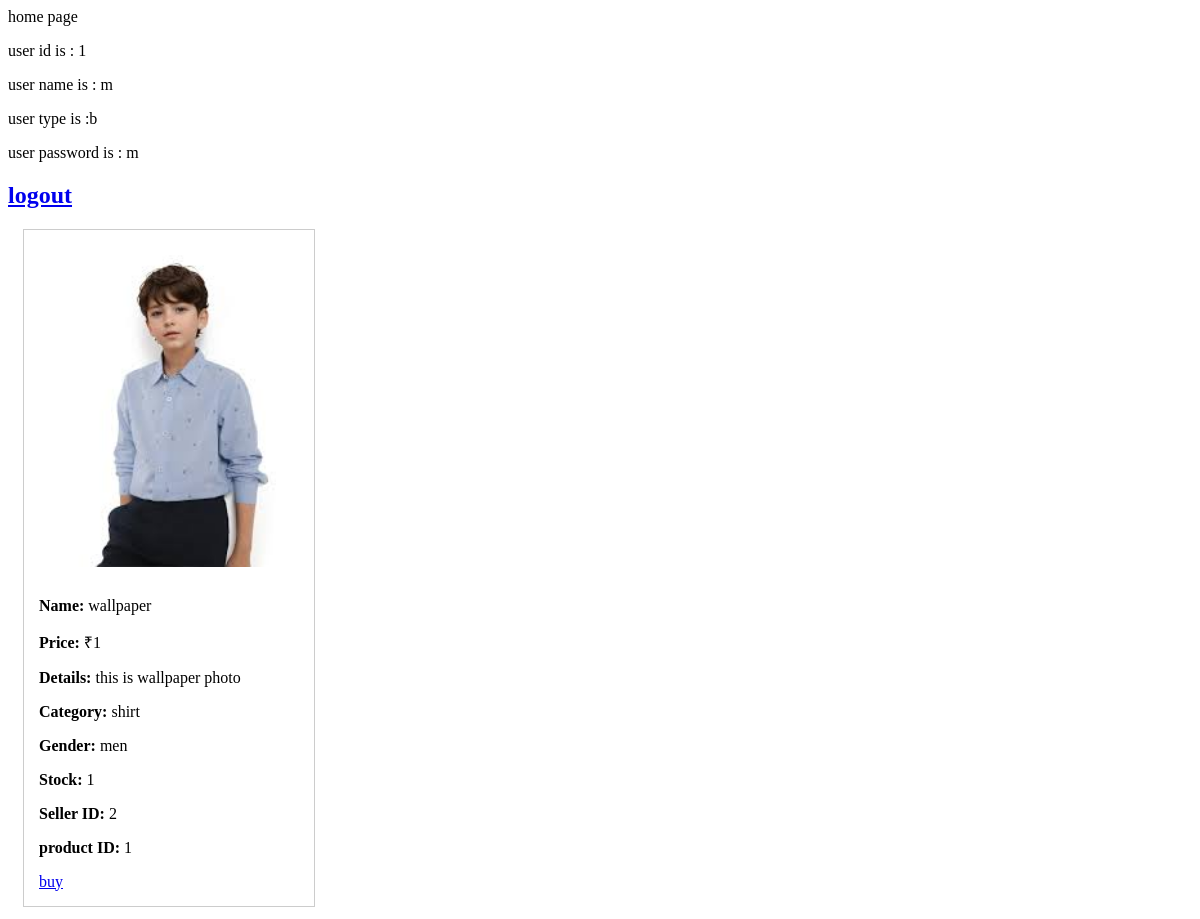
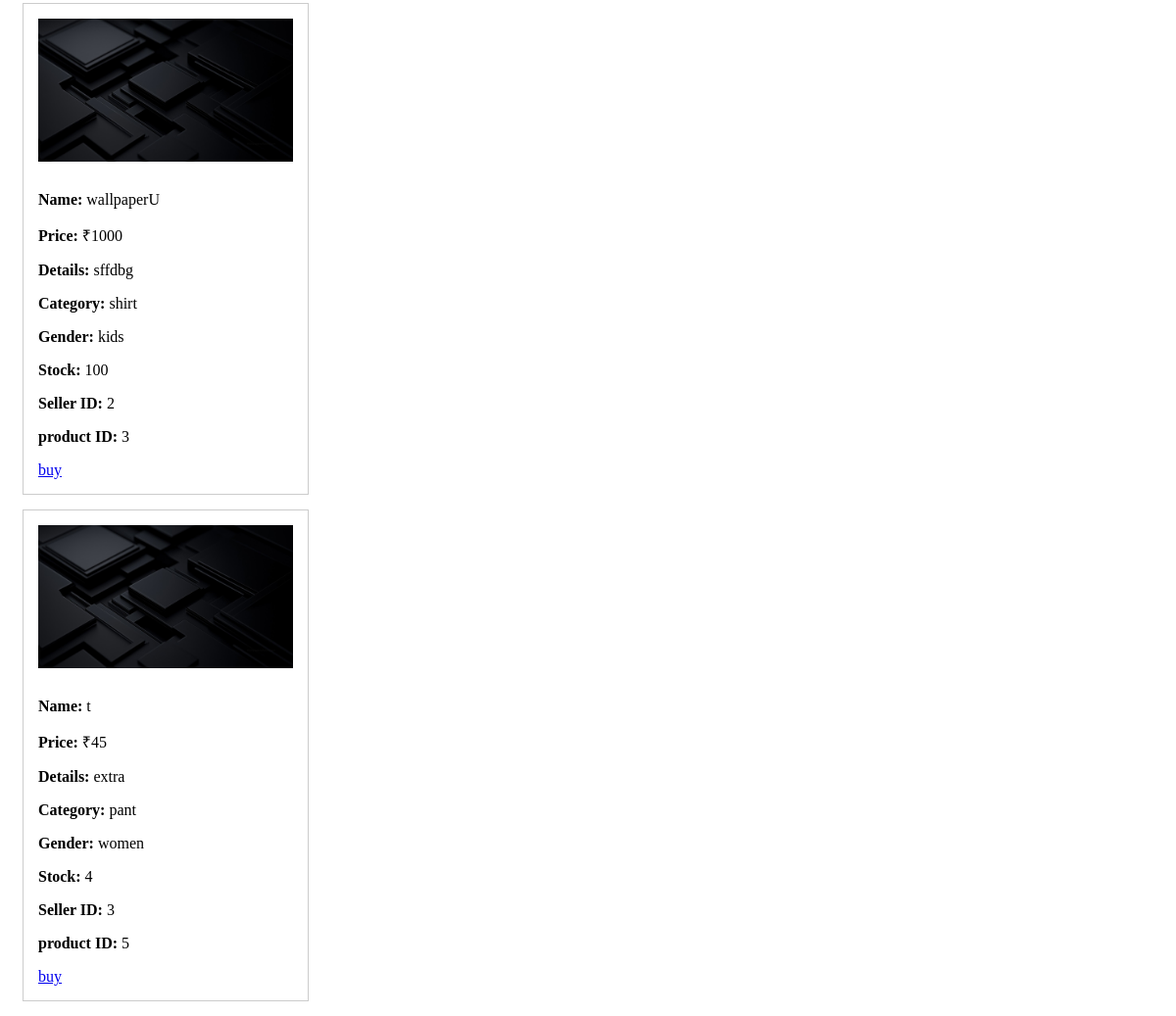
The page /home (signed in) on the database as committed earlier (2 pictures, top to bottom).
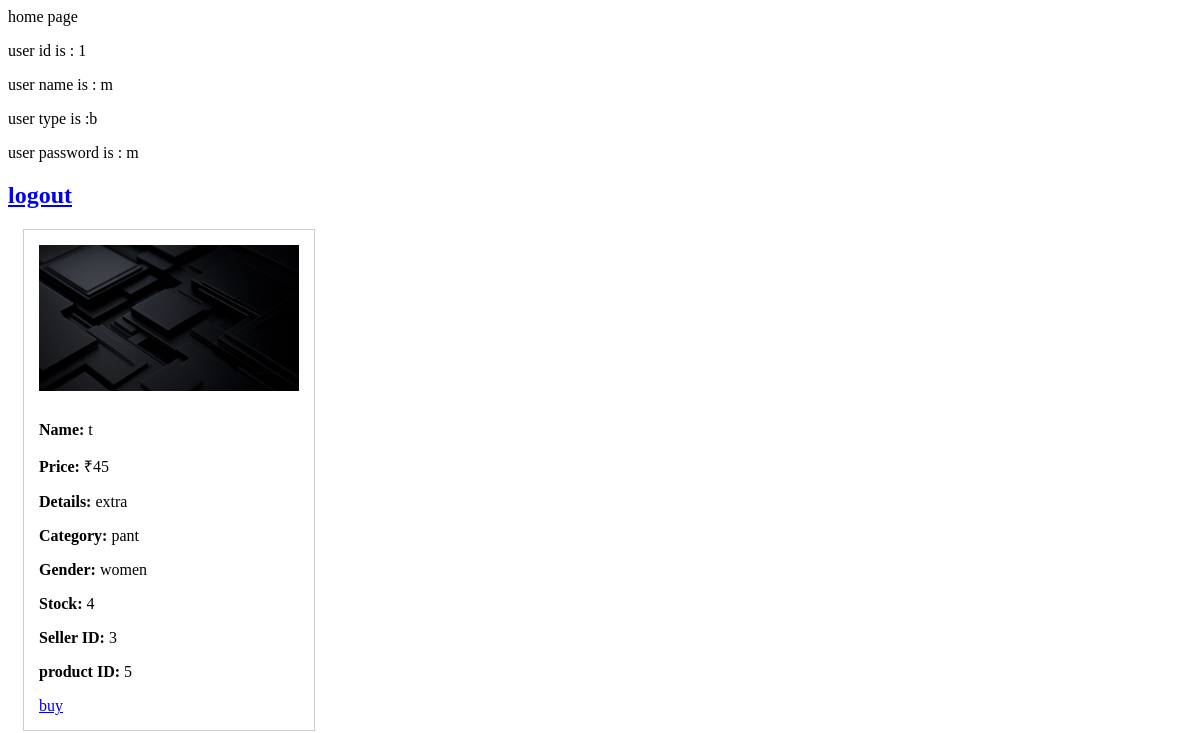
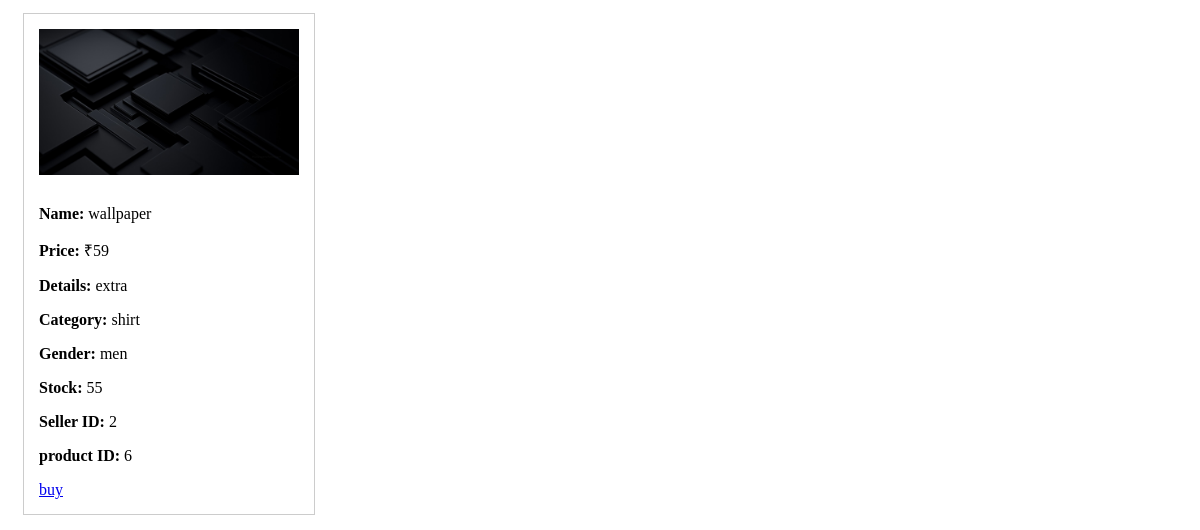
The same page on the database as committed later (2 pictures, top to bottom).
### main.py (models this page shows)
class User(db.Model):
    id = db.Column(db.Integer, primary_key = True)
    user_type = db.Column(db.String(20))
    username= db.Column(db.String(100), unique = True)
    password = db.Column(db.String(100))

class Product(db.Model):
    id=db.Column(db.Integer, primary_key = True)
    product_name = db.Column(db.String(100))
    product_price= db.Column(db.Integer)
    product_image= db.Column(db.String(200))
    product_details = db.Column(db.Text)
    product_category = db.Column(db.String(100))
    product_gender= db.Column(db.String(20))
    product_stock= db.Column(db.Integer)
    seller_id = db.Column(db.Integer, db.ForeignKey('user.id'))

### main.py (the view)
@app.route('/home')
def home():
    if 'user' not in session:
        return redirect(url_for('login'))
    username = session.get('user')
    user = User.query.filter_by(username= username).first()
    seller_id = user.id
    if user.user_type == 's':
        products = Product.query.filter_by(seller_id =seller_id).all()
        return render_template("home.html",user = user , products = products)
    else:
        products = Product.query.all()
        return render_template("home.html", user = user , products = products)

### templates/home.html (shortened to what this page needs)
<!DOCTYPE html>
<html lang="en">
<head>
</head>
<body>
    <header>
        <div>home page</div>
        {% if user %}
        <p> user id is : {{user.id}}</p>
        <p> user name is : {{user.username}}</p>
        <p>user type is :{{user.user_type}}</p>
        <p>user password is : {{user.password}}</p>
        {% endif %}
    </header>
    <div class="logout">
        <h2><a href="/logout">logout</a></h2>
    </div>
    {% if user.user_type== 's' %}
    <p>user is seller</p>
    <a href="{{ url_for ('addproduct' , seller_id= user.id)}}">add your product </a>
    {% if products %}
    {% for product in products %}
    <div style="border: 1px solid #ccc; padding: 15px; width: 260px; margin: 15px;">
        <img src="{{ url_for('static', filename='uploads/' + product.product_image) }}"
            style="width: 100%; height: auto; margin-bottom: 10px;">
        <p><strong>Name:</strong> {{ product.product_name }}</p>
        <p><strong>Price:</strong> ${{ product.product_price }}</p>
        <p><strong>Details:</strong> {{ product.product_details }}</p>
        <p><strong>Category:</strong> {{ product.product_category }}</p>
        <p><strong>Gender:</strong> {{ product.product_gender }}</p>
        <p><strong>Stock:</strong> {{ product.product_stock }}</p>
        <p><strong>Seller ID:</strong> {{ product.seller_id }}</p>
        <h3>
            <a href="{{ url_for ('update' , product_id = product.id)  }}">update your product</a>
        </h3>
        <form method="post" action="{{ url_for('delete', product_id=product.id) }}" class="delete-form">
            <button type="submit">Delete your product</button>
        </form>
    </div>
    {% endfor %}
    {% endif %}
    {% else %}
    {% if products %}
    {% for product in products %}
    <div style="border: 1px solid #ccc; padding: 15px; width: 260px; margin: 15px;">
        <img src="{{ url_for('static', filename='uploads/' + product.product_image) }}"
            style="width: 100%; height: auto; margin-bottom: 10px;">
        <p><strong>Name:</strong> {{ product.product_name }}</p>
        <p><strong>Price:</strong> ₹{{ product.product_price }}</p>
        <p><strong>Details:</strong> {{ product.product_details }}</p>
        <p><strong>Category:</strong> {{ product.product_category }}</p>
        <p><strong>Gender:</strong> {{ product.product_gender }}</p>
        <p><strong>Stock:</strong> {{ product.product_stock }}</p>
        <p><strong>Seller ID:</strong> {{ product.seller_id }}</p>
        <p><strong>product ID:</strong> {{ product.id }}</p>
        <div class="buybutton">
            <a href="{{  url_for ('buyButton', product_id = product.id)}}">buy</a>
        </div>
    </div>
    {% endfor %}
    {% endif %}
    {% endif %}
</body>
</html>

Rows that differ between the two databases and show on the page:
removed Product: product_image (picture), product_name "wallpaper", product_price "1", product_details "this is wallpaper photo", product_category "shirt", product_gender "men", product_stock "1", seller_id "2", id "1"
removed Product: product_image (picture), product_name "wallpaperU", product_price "1000", product_details "sffdbg", product_category "shirt", product_gender "kids", product_stock "100", seller_id "2", id "3"
added Product: product_image (picture), product_name "wallpaper", product_price "59", product_details "extra", product_category "shirt", product_gender "men", product_stock "55", seller_id "2", id "6"
